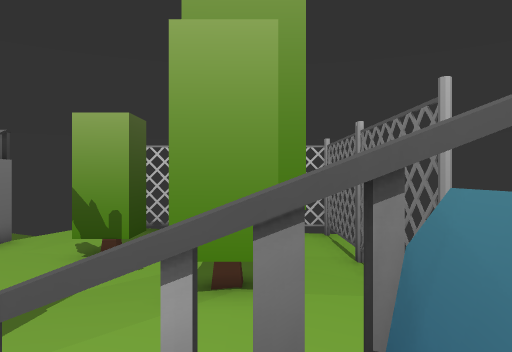
view 1 (above)

24 first-person views from a walk through a scene from a Unity 3-D project. The camera is 1.5 m above the floor, looks level and sees 70° across. The floor is counted in squares, 2 m on a side. Each view is taken from the middle of a square. On the plan, view 1 faces up. The plan holds only what a view shows up to about 11 squares ahead; the rest is blank. The place goes on beyond the plan. The player character is not drawn. Some animated figures are left out. Some surface patterns are stand-ins.

view 2
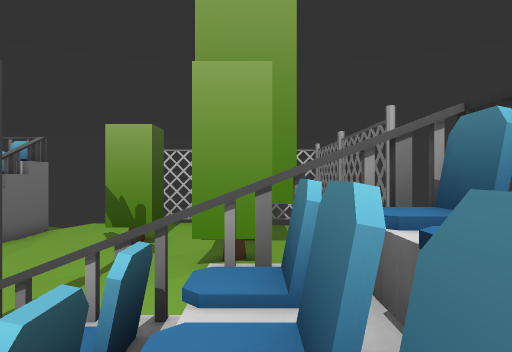

view 3
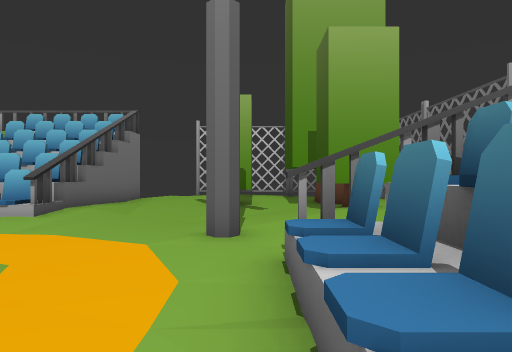

view 4
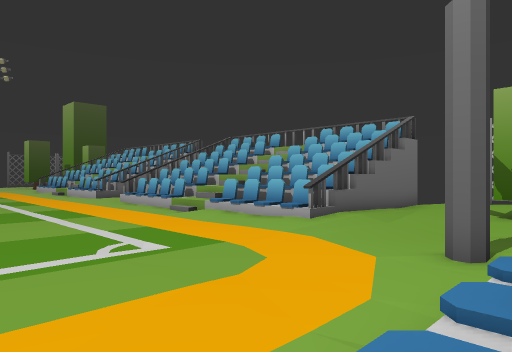

view 5
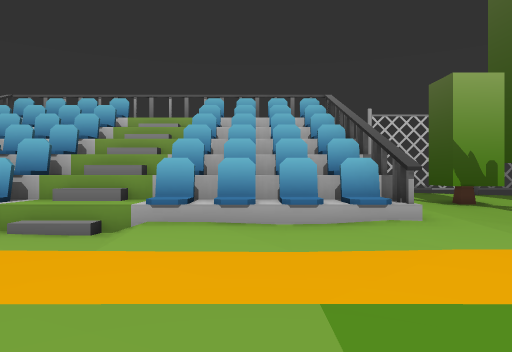

view 6
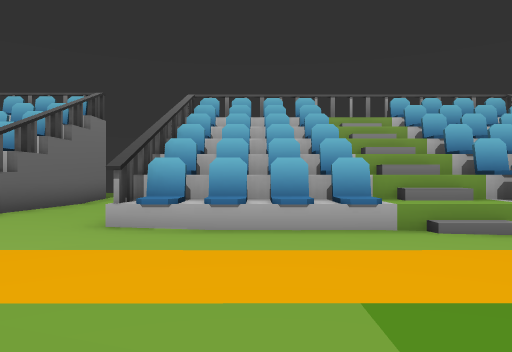

view 7
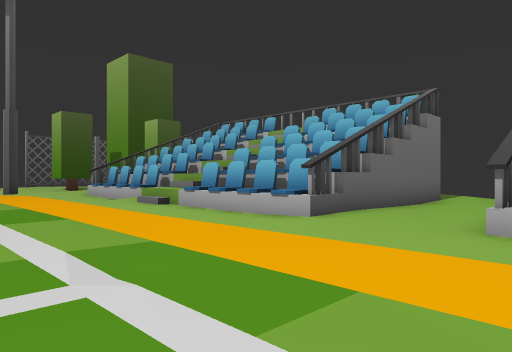

view 8
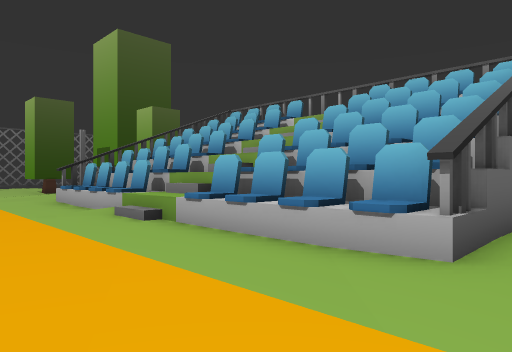

view 9
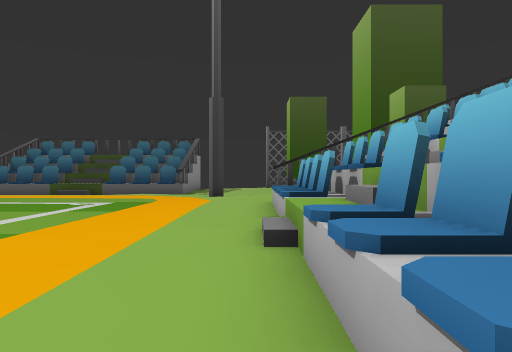

view 10
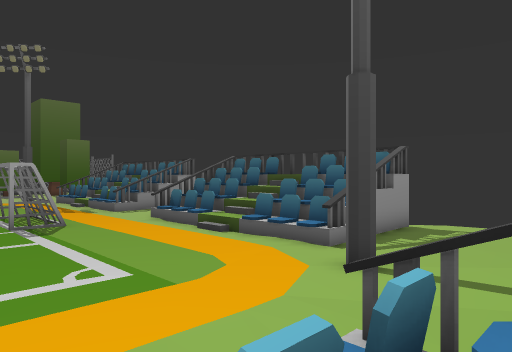

view 11
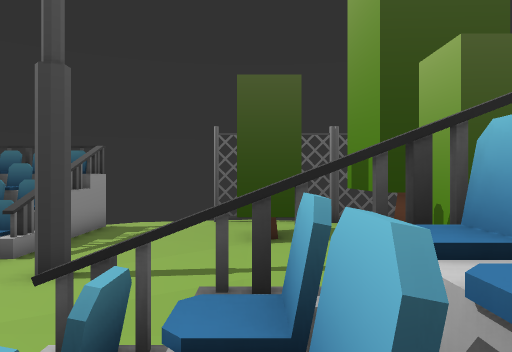

view 12
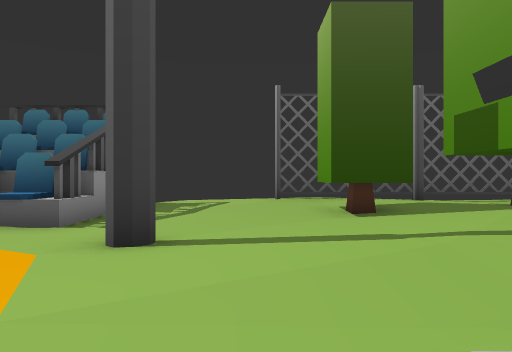

view 13
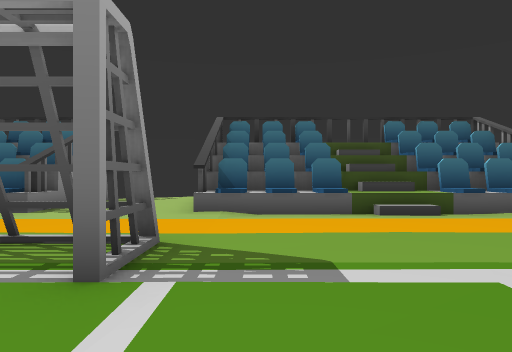

view 14
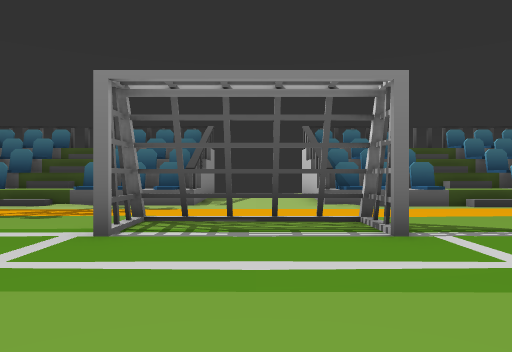

view 15
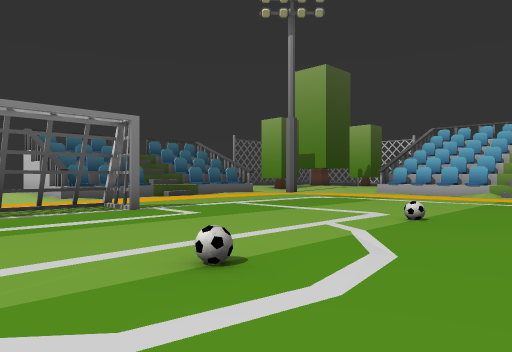

view 16
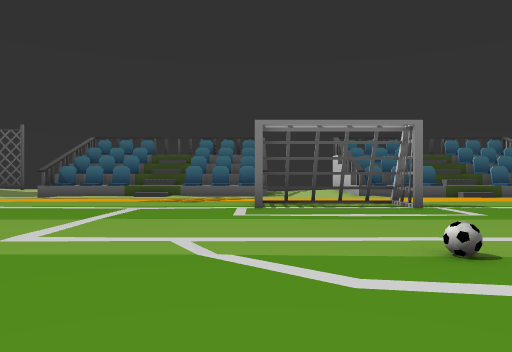

view 17
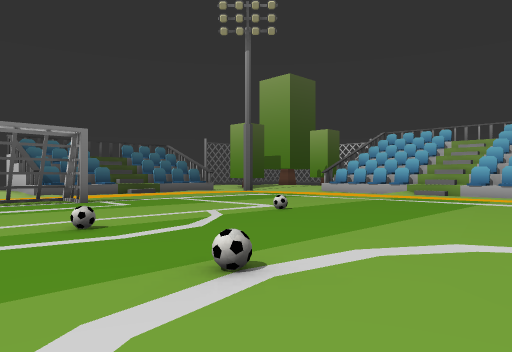

view 18
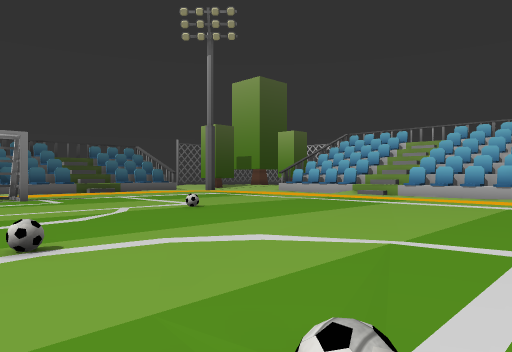

view 19
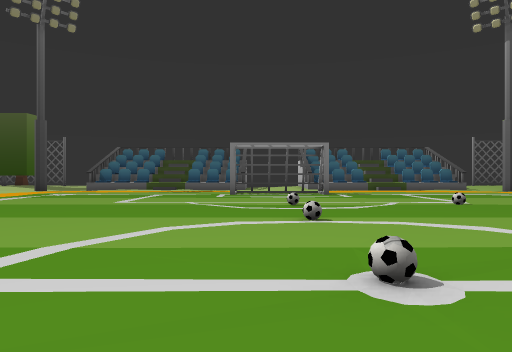

view 20
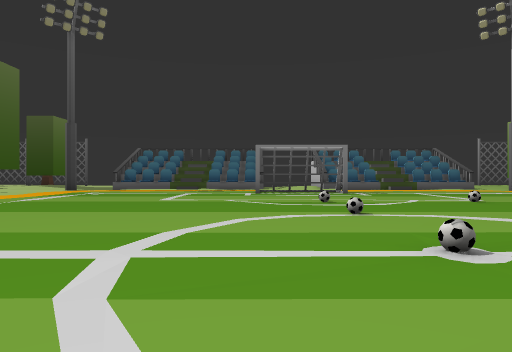

view 21
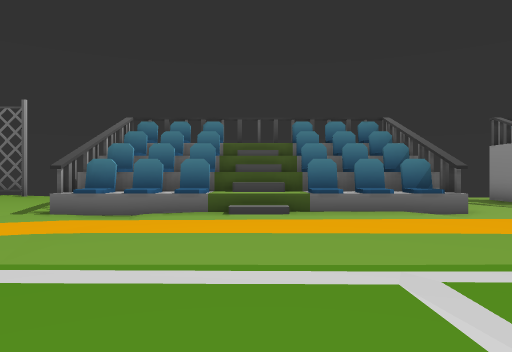

view 22
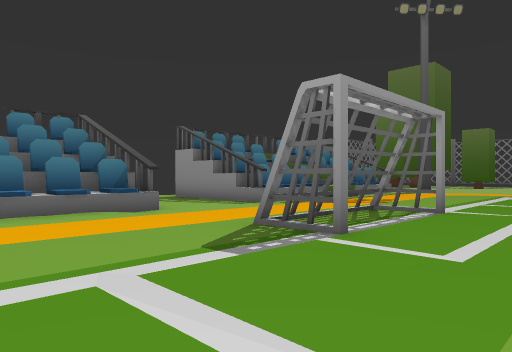

view 23
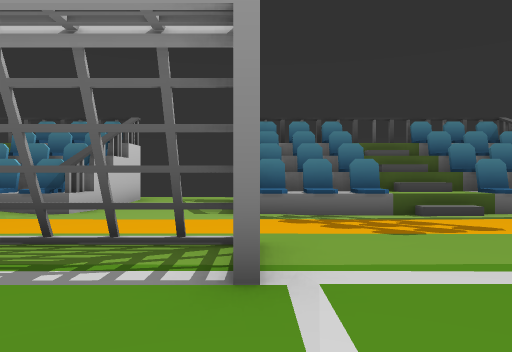

view 24
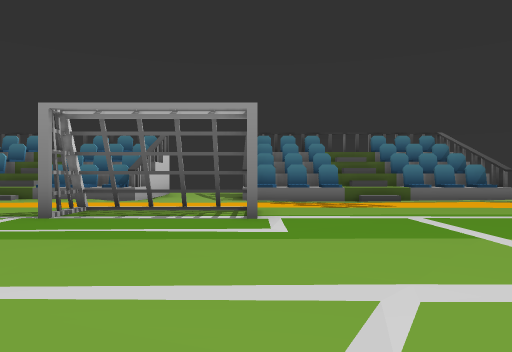

### Floor plan
Key: @ floor where view 1 was taken; # wall or solid block; x gap in a wall; . main floor; : floor 0.25 m higher than the main floor; - floor 0.25 m lower than the main floor; + floor 0.5 m higher than the main floor; * floor 1.5 m higher than the main floor; % floor 2.5 m higher than the main floor; & floor 2.75 m higher than the main floor; $ floor 3.5 m higher than the main floor; / step, stairs or slope; = window, fence, low wall or low ledge; v drop or lower ground; O other object.
Columns run from 42 left of view 1 to 3 right of it. Each row starts with its distance up from view 1.
  9 x....     #####=/#####..#####/=####/.-O------#
  8 #.....:   #  ////////x..#/////////#//----/...
  7 #:OO...:. .&/////////x..#/////////%//---/#O/.
  6 x.OO-....-.#/////////x..#/////////=:/-///OO::
  5 x./---.....=vv#//#vv#=..=vvv#/+#vv#:/-///:::.
  4  ..----.....--///----....----//...../-//://.
  3  ...---..............................-/#//..
  2  ......#..................................
  1   #x##..................................##x#
  0   //##...................   ...........-##@/
 -1   #/##.................. .. ............##/#
 -2   #/##.................         ........##/#
 -3  #$////................         . .....////
 -4   ////.................          .......///#
 -5   //##..........O......         ........##//
 -6   //##.................         ........##//#
 -7   ####...OO.............         ..OO...#####
 -8    ......O..............        ....O....--.
 -9    ......O......O..O..O..     ......O.......
-10     .....O................    ......O.......
-11    ###...OO.............. . . .....OO...###
-12   //##...................     ..........##//
-13   // #...................     ..........##//
-14      //................         .......//*/
-15      //...............           ......////
-16     ##  ..... ......              ......##/#

Positions as (right, up) in squares from view 1, and headings:
1: (0, 0), facing up
2: (0, -2), facing up
3: (-3, -3), facing up
4: (-2, -3), facing up-left
5: (-10, -1), facing up
6: (-16, -1), facing up
7: (-17, -1), facing up-left
8: (-20, 1), facing up-left
9: (-22, 4), facing left
10: (-29, 6), facing down-left
11: (-29, 6), facing left
12: (-31, 4), facing left
13: (-29, -6), facing left
14: (-27, -9), facing left
15: (-24, -11), facing up-left
16: (-23, -11), facing left
17: (-21, -11), facing up-left
18: (-19, -10), facing up-left
19: (-17, -10), facing left
20: (-16, -11), facing left
21: (-10, -3), facing right
22: (-10, -3), facing down-right
23: (-10, -11), facing right
24: (-14, -11), facing right
